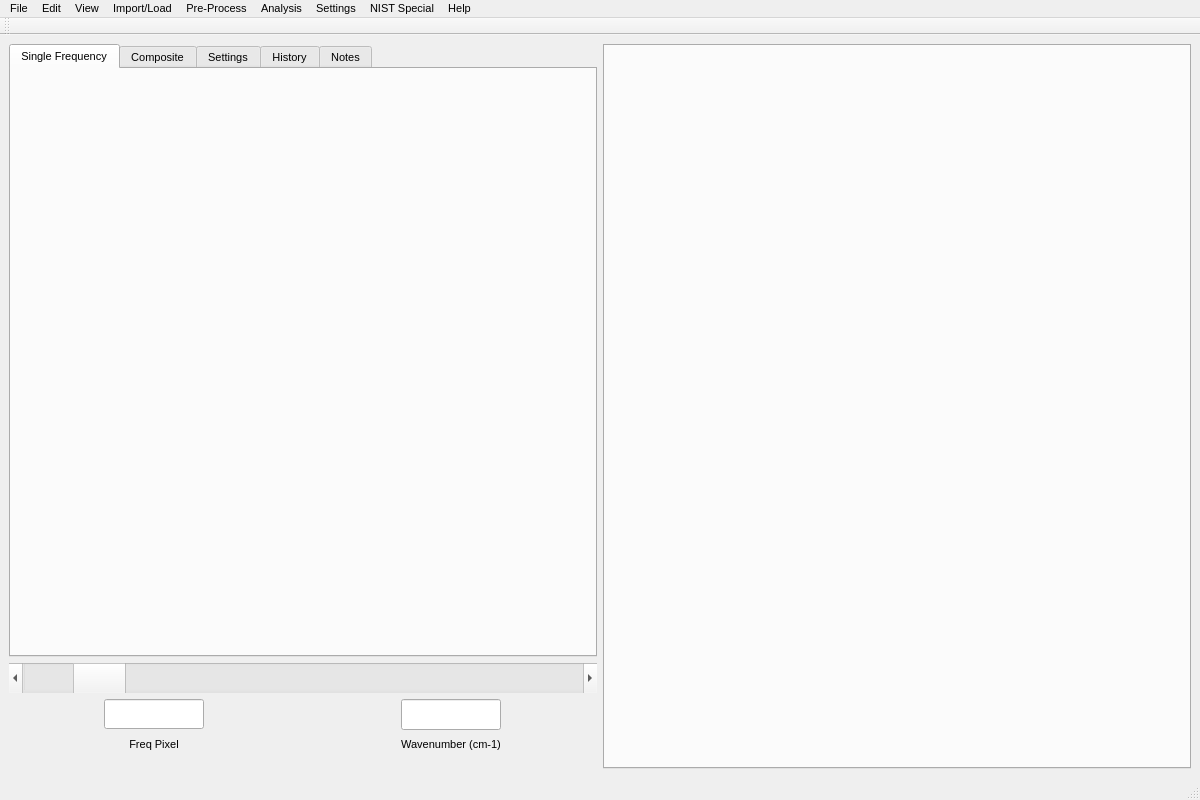
<?xml version="1.0" encoding="UTF-8"?>
<ui version="4.0">
 <class>MainWindow</class>
 <widget class="QMainWindow" name="MainWindow">
  <property name="geometry">
   <rect>
    <x>0</x>
    <y>0</y>
    <width>1200</width>
    <height>800</height>
   </rect>
  </property>
  <property name="palette">
   <palette>
    <active>
     <colorrole role="Base">
      <brush brushstyle="SolidPattern">
       <color alpha="255">
        <red>240</red>
        <green>240</green>
        <blue>240</blue>
       </color>
      </brush>
     </colorrole>
    </active>
    <inactive>
     <colorrole role="Base">
      <brush brushstyle="SolidPattern">
       <color alpha="255">
        <red>255</red>
        <green>255</green>
        <blue>255</blue>
       </color>
      </brush>
     </colorrole>
    </inactive>
    <disabled>
     <colorrole role="Base">
      <brush brushstyle="SolidPattern">
       <color alpha="255">
        <red>240</red>
        <green>240</green>
        <blue>240</blue>
       </color>
      </brush>
     </colorrole>
    </disabled>
   </palette>
  </property>
  <property name="font">
   <font>
    <family>Arial</family>
    <pointsize>8</pointsize>
    <weight>50</weight>
    <italic>false</italic>
    <bold>false</bold>
   </font>
  </property>
  <property name="windowTitle">
   <string>CRIkit2</string>
  </property>
  <property name="autoFillBackground">
   <bool>false</bool>
  </property>
  <property name="styleSheet">
   <string notr="true">font: 8pt &quot;Arial&quot;;</string>
  </property>
  <property name="dockOptions">
   <set>QMainWindow::AllowTabbedDocks|QMainWindow::AnimatedDocks</set>
  </property>
  <widget class="QWidget" name="centralwidget">
   <layout class="QGridLayout" name="gridLayout_7">
    <item row="0" column="1">
     <widget class="QTabWidget" name="tabColors">
      <property name="enabled">
       <bool>true</bool>
      </property>
      <property name="styleSheet">
       <string notr="true"/>
      </property>
      <property name="currentIndex">
       <number>-1</number>
      </property>
     </widget>
    </item>
    <item row="0" column="0">
     <layout class="QVBoxLayout" name="verticalLayout_3">
      <property name="sizeConstraint">
       <enum>QLayout::SetNoConstraint</enum>
      </property>
      <property name="bottomMargin">
       <number>10</number>
      </property>
      <item>
       <widget class="QTabWidget" name="tabMain">
        <property name="currentIndex">
         <number>0</number>
        </property>
        <widget class="QWidget" name="tab">
         <attribute name="title">
          <string>Single Frequency</string>
         </attribute>
         <layout class="QGridLayout" name="gridLayout_3">
          <item row="0" column="0">
           <layout class="QVBoxLayout" name="sweeperVL">
            <property name="spacing">
             <number>0</number>
            </property>
            <property name="sizeConstraint">
             <enum>QLayout::SetDefaultConstraint</enum>
            </property>
            <property name="topMargin">
             <number>10</number>
            </property>
            <property name="bottomMargin">
             <number>0</number>
            </property>
           </layout>
          </item>
         </layout>
        </widget>
        <widget class="QWidget" name="tabCompositeLarge">
         <attribute name="title">
          <string>Composite</string>
         </attribute>
         <layout class="QGridLayout" name="gridLayout_4">
          <item row="0" column="0">
           <layout class="QVBoxLayout" name="sweeperVL_2">
            <property name="spacing">
             <number>0</number>
            </property>
            <property name="sizeConstraint">
             <enum>QLayout::SetDefaultConstraint</enum>
            </property>
            <property name="topMargin">
             <number>10</number>
            </property>
            <property name="bottomMargin">
             <number>0</number>
            </property>
           </layout>
          </item>
         </layout>
        </widget>
        <widget class="QWidget" name="tabSettings">
         <attribute name="title">
          <string>Settings</string>
         </attribute>
         <layout class="QGridLayout" name="gridLayout_6">
          <item row="0" column="0">
           <layout class="QGridLayout" name="gridLayout_5"/>
          </item>
         </layout>
        </widget>
        <widget class="QWidget" name="tabHistory">
         <attribute name="title">
          <string>History</string>
         </attribute>
         <layout class="QVBoxLayout" name="verticalLayout_4">
          <item>
           <widget class="QTableWidget" name="tableWidgetHistory">
            <property name="editTriggers">
             <set>QAbstractItemView::NoEditTriggers</set>
            </property>
            <property name="rowCount">
             <number>0</number>
            </property>
            <property name="columnCount">
             <number>2</number>
            </property>
            <attribute name="horizontalHeaderCascadingSectionResizes">
             <bool>false</bool>
            </attribute>
            <attribute name="horizontalHeaderDefaultSectionSize">
             <number>200</number>
            </attribute>
            <attribute name="horizontalHeaderStretchLastSection">
             <bool>true</bool>
            </attribute>
            <attribute name="verticalHeaderVisible">
             <bool>false</bool>
            </attribute>
            <attribute name="verticalHeaderCascadingSectionResizes">
             <bool>false</bool>
            </attribute>
            <attribute name="verticalHeaderDefaultSectionSize">
             <number>37</number>
            </attribute>
            <column>
             <property name="text">
              <string>Process Attributes</string>
             </property>
            </column>
            <column>
             <property name="text">
              <string>Value</string>
             </property>
            </column>
           </widget>
          </item>
         </layout>
        </widget>
        <widget class="QWidget" name="tabNotes">
         <attribute name="title">
          <string>Notes</string>
         </attribute>
         <layout class="QGridLayout" name="gridLayout_2">
          <item row="0" column="0">
           <layout class="QGridLayout" name="gridLayout">
            <item row="0" column="0">
             <widget class="QPlainTextEdit" name="plainTextEdit">
              <property name="plainText">
               <string>This is where you enter notes....

This will be saved to the processed file.</string>
              </property>
             </widget>
            </item>
           </layout>
          </item>
         </layout>
        </widget>
       </widget>
      </item>
      <item>
       <widget class="QScrollBar" name="freqSlider">
        <property name="minimumSize">
         <size>
          <width>400</width>
          <height>30</height>
         </size>
        </property>
        <property name="value">
         <number>10</number>
        </property>
        <property name="orientation">
         <enum>Qt::Horizontal</enum>
        </property>
       </widget>
      </item>
      <item>
       <layout class="QHBoxLayout" name="horizontalLayout">
        <item>
         <layout class="QVBoxLayout" name="verticalLayout">
          <property name="spacing">
           <number>0</number>
          </property>
          <property name="sizeConstraint">
           <enum>QLayout::SetNoConstraint</enum>
          </property>
          <item alignment="Qt::AlignHCenter|Qt::AlignVCenter">
           <widget class="QLineEdit" name="lineEditPix">
            <property name="sizePolicy">
             <sizepolicy hsizetype="Fixed" vsizetype="Fixed">
              <horstretch>0</horstretch>
              <verstretch>0</verstretch>
             </sizepolicy>
            </property>
            <property name="minimumSize">
             <size>
              <width>100</width>
              <height>30</height>
             </size>
            </property>
            <property name="maximumSize">
             <size>
              <width>100</width>
              <height>200</height>
             </size>
            </property>
            <property name="styleSheet">
             <string notr="true">font: 14pt &quot;Arial&quot;;</string>
            </property>
           </widget>
          </item>
          <item alignment="Qt::AlignHCenter|Qt::AlignVCenter">
           <widget class="QLabel" name="labelFreqPixel">
            <property name="sizePolicy">
             <sizepolicy hsizetype="Preferred" vsizetype="Maximum">
              <horstretch>0</horstretch>
              <verstretch>0</verstretch>
             </sizepolicy>
            </property>
            <property name="minimumSize">
             <size>
              <width>10</width>
              <height>30</height>
             </size>
            </property>
            <property name="maximumSize">
             <size>
              <width>100</width>
              <height>20</height>
             </size>
            </property>
            <property name="text">
             <string>Freq Pixel</string>
            </property>
            <property name="textFormat">
             <enum>Qt::AutoText</enum>
            </property>
            <property name="alignment">
             <set>Qt::AlignCenter</set>
            </property>
            <property name="margin">
             <number>0</number>
            </property>
           </widget>
          </item>
         </layout>
        </item>
        <item>
         <layout class="QVBoxLayout" name="verticalLayout_2">
          <property name="spacing">
           <number>0</number>
          </property>
          <item alignment="Qt::AlignHCenter|Qt::AlignBottom">
           <widget class="QLineEdit" name="lineEditFreq">
            <property name="sizePolicy">
             <sizepolicy hsizetype="Fixed" vsizetype="Fixed">
              <horstretch>0</horstretch>
              <verstretch>0</verstretch>
             </sizepolicy>
            </property>
            <property name="minimumSize">
             <size>
              <width>100</width>
              <height>30</height>
             </size>
            </property>
            <property name="maximumSize">
             <size>
              <width>100</width>
              <height>16777215</height>
             </size>
            </property>
            <property name="font">
             <font>
              <family>Arial</family>
              <pointsize>14</pointsize>
              <weight>50</weight>
              <italic>false</italic>
              <bold>false</bold>
             </font>
            </property>
            <property name="styleSheet">
             <string notr="true">font: 14pt &quot;Arial&quot;;</string>
            </property>
           </widget>
          </item>
          <item alignment="Qt::AlignHCenter|Qt::AlignVCenter">
           <widget class="QLabel" name="labelWavenumber">
            <property name="sizePolicy">
             <sizepolicy hsizetype="Preferred" vsizetype="Maximum">
              <horstretch>0</horstretch>
              <verstretch>0</verstretch>
             </sizepolicy>
            </property>
            <property name="minimumSize">
             <size>
              <width>120</width>
              <height>20</height>
             </size>
            </property>
            <property name="maximumSize">
             <size>
              <width>1000</width>
              <height>20</height>
             </size>
            </property>
            <property name="text">
             <string>Wavenumber (cm-1)</string>
            </property>
            <property name="textFormat">
             <enum>Qt::AutoText</enum>
            </property>
            <property name="alignment">
             <set>Qt::AlignCenter</set>
            </property>
            <property name="margin">
             <number>0</number>
            </property>
           </widget>
          </item>
         </layout>
        </item>
       </layout>
      </item>
     </layout>
    </item>
   </layout>
  </widget>
  <widget class="QMenuBar" name="menubar">
   <property name="geometry">
    <rect>
     <x>0</x>
     <y>0</y>
     <width>1200</width>
     <height>17</height>
    </rect>
   </property>
   <widget class="QMenu" name="menuFile">
    <property name="title">
     <string>File</string>
    </property>
    <addaction name="actionOpenHDFNIST"/>
    <addaction name="actionOpenDLMNIST"/>
    <addaction name="actionSave"/>
    <addaction name="separator"/>
    <addaction name="actionOpenHDFNISTOOC"/>
    <addaction name="separator"/>
    <addaction name="actionCreateMosaic"/>
    <addaction name="separator"/>
    <addaction name="actionSettings"/>
   </widget>
   <widget class="QMenu" name="menuImport">
    <property name="title">
     <string>Import/Load</string>
    </property>
    <widget class="QMenu" name="menuPiece_wise_NRB">
     <property name="enabled">
      <bool>true</bool>
     </property>
     <property name="title">
      <string>Piecewise NRB</string>
     </property>
     <addaction name="actionMergeNRBs"/>
     <addaction name="separator"/>
     <addaction name="actionLoad_NRB_Left_Side"/>
     <addaction name="actionNRB_from_ROI_Left_Side"/>
     <addaction name="separator"/>
     <addaction name="actionLoad_NRB_Right_Side"/>
     <addaction name="actionNRB_from_ROI_Right_Side"/>
    </widget>
    <addaction name="actionLoadDark"/>
    <addaction name="actionLoadNRB"/>
    <addaction name="separator"/>
    <addaction name="actionLoadDarkDLM"/>
    <addaction name="actionLoadNRBDLM"/>
    <addaction name="separator"/>
    <addaction name="actionNRB_from_ROI"/>
    <addaction name="actionAppend_NRB_from_ROI"/>
    <addaction name="separator"/>
    <addaction name="menuPiece_wise_NRB"/>
   </widget>
   <widget class="QMenu" name="menuPre_Process">
    <property name="title">
     <string>Pre-Process</string>
    </property>
    <widget class="QMenu" name="menuVariance_Stabilize">
     <property name="enabled">
      <bool>false</bool>
     </property>
     <property name="title">
      <string>Standardize</string>
     </property>
     <addaction name="actionCalcAnscParams"/>
     <addaction name="separator"/>
     <addaction name="actionAnscombe"/>
     <addaction name="separator"/>
     <addaction name="actionInverseAnscombe"/>
    </widget>
    <widget class="QMenu" name="menuCoherent_Raman_Imaging">
     <property name="enabled">
      <bool>false</bool>
     </property>
     <property name="title">
      <string>Coherent Raman Imaging</string>
     </property>
     <addaction name="actionDeNoiseNRB"/>
     <addaction name="actionKramersKronig"/>
     <addaction name="actionKKSpeedTest"/>
     <addaction name="actionPhaseErrorCorrection"/>
     <addaction name="actionScaleErrorCorrection"/>
    </widget>
    <addaction name="actionDeNoiseDark"/>
    <addaction name="actionDarkSubtract"/>
    <addaction name="actionResidualSubtract"/>
    <addaction name="menuVariance_Stabilize"/>
    <addaction name="actionDeNoise"/>
    <addaction name="actionAmpErrorCorrection"/>
    <addaction name="separator"/>
    <addaction name="actionSimpleOutlierRemoval"/>
    <addaction name="separator"/>
    <addaction name="actionSubtractROI"/>
    <addaction name="separator"/>
    <addaction name="separator"/>
    <addaction name="menuCoherent_Raman_Imaging"/>
   </widget>
   <widget class="QMenu" name="menuEdit">
    <property name="title">
     <string>Edit</string>
    </property>
    <addaction name="actionUndo"/>
    <addaction name="actionZeroFirstColumn"/>
    <addaction name="actionZeroFirstRow"/>
    <addaction name="actionZeroLastColumn"/>
    <addaction name="actionZeroLastRow"/>
    <addaction name="actionFreqWindow"/>
    <addaction name="actionCalibrate"/>
    <addaction name="actionResetCalibration"/>
   </widget>
   <widget class="QMenu" name="menuAnalysis">
    <property name="title">
     <string>Analysis</string>
    </property>
    <addaction name="actionAnalysisToolkit"/>
   </widget>
   <widget class="QMenu" name="menuView">
    <property name="title">
     <string>View</string>
    </property>
    <widget class="QMenu" name="menuToolbar">
     <property name="title">
      <string>Toolbar</string>
     </property>
    </widget>
    <addaction name="menuToolbar"/>
    <addaction name="separator"/>
    <addaction name="actionShowPlotter"/>
    <addaction name="actionShowOverlays"/>
    <addaction name="actionShowOverlayLegend"/>
    <addaction name="separator"/>
    <addaction name="actionPointSpectrum"/>
    <addaction name="actionROISpectrum"/>
    <addaction name="separator"/>
    <addaction name="actionSetPreviewROI"/>
    <addaction name="actionDeletePreviewROI"/>
    <addaction name="actionShowPreviewROI"/>
    <addaction name="actionShowPreviewROILegend"/>
    <addaction name="separator"/>
    <addaction name="actionDarkSpectrum"/>
    <addaction name="actionNRBSpectrum"/>
    <addaction name="actionLeftSideNRBSpect"/>
    <addaction name="actionRightSideNRBSpect"/>
   </widget>
   <widget class="QMenu" name="menuSettings">
    <property name="title">
     <string>Settings</string>
    </property>
    <addaction name="actionUndo_Backup_Enabled"/>
    <addaction name="actionUsePreviewROI"/>
    <addaction name="actionUseImagData"/>
   </widget>
   <widget class="QMenu" name="menuHelp">
    <property name="title">
     <string>Help</string>
    </property>
    <addaction name="actionHelpManual"/>
    <addaction name="separator"/>
    <addaction name="actionRamanPhantom"/>
    <addaction name="actionBCARSPhantom"/>
   </widget>
   <widget class="QMenu" name="menuNIST_Special">
    <property name="title">
     <string>NIST Special</string>
    </property>
    <addaction name="actionEstCalibration"/>
    <addaction name="actionDeMosaicRGBImages"/>
   </widget>
   <addaction name="menuFile"/>
   <addaction name="menuEdit"/>
   <addaction name="menuView"/>
   <addaction name="menuImport"/>
   <addaction name="menuPre_Process"/>
   <addaction name="menuAnalysis"/>
   <addaction name="menuSettings"/>
   <addaction name="menuNIST_Special"/>
   <addaction name="menuHelp"/>
  </widget>
  <widget class="QStatusBar" name="statusbar"/>
  <widget class="QToolBar" name="toolBar">
   <property name="enabled">
    <bool>true</bool>
   </property>
   <property name="maximumSize">
    <size>
     <width>16777215</width>
     <height>49</height>
    </size>
   </property>
   <property name="font">
    <font>
     <family>Arial</family>
     <pointsize>8</pointsize>
     <weight>50</weight>
     <italic>false</italic>
     <bold>false</bold>
    </font>
   </property>
   <property name="windowTitle">
    <string>toolBar</string>
   </property>
   <property name="iconSize">
    <size>
     <width>20</width>
     <height>20</height>
    </size>
   </property>
   <property name="toolButtonStyle">
    <enum>Qt::ToolButtonTextUnderIcon</enum>
   </property>
   <attribute name="toolBarArea">
    <enum>TopToolBarArea</enum>
   </attribute>
   <attribute name="toolBarBreak">
    <bool>false</bool>
   </attribute>
  </widget>
  <action name="actionOpenHDFNIST">
   <property name="checked">
    <bool>false</bool>
   </property>
   <property name="enabled">
    <bool>true</bool>
   </property>
   <property name="icon">
    <iconset resource="../icons_all.qrc">
     <normaloff>:/icons/open-iconic-master/png/envelope-open-4x.png</normaloff>:/icons/open-iconic-master/png/envelope-open-4x.png</iconset>
   </property>
   <property name="text">
    <string>Open HDF (NIST)...</string>
   </property>
   <property name="shortcut">
    <string>Ctrl+O</string>
   </property>
  </action>
  <action name="actionLoadDark">
   <property name="enabled">
    <bool>false</bool>
   </property>
   <property name="icon">
    <iconset resource="../icons_all.qrc">
     <normaloff>:/icons/open-iconic-master/png/account-login-4x.png</normaloff>:/icons/open-iconic-master/png/account-login-4x.png</iconset>
   </property>
   <property name="text">
    <string>Load Dark (HDF)</string>
   </property>
  </action>
  <action name="actionLoadNRB">
   <property name="enabled">
    <bool>false</bool>
   </property>
   <property name="icon">
    <iconset resource="../icons_all.qrc">
     <normaloff>:/icons/open-iconic-master/png/account-login-4x.png</normaloff>:/icons/open-iconic-master/png/account-login-4x.png</iconset>
   </property>
   <property name="text">
    <string>Load NRB (HDF)</string>
   </property>
  </action>
  <action name="actionSave">
   <property name="enabled">
    <bool>false</bool>
   </property>
   <property name="icon">
    <iconset resource="../icons_all.qrc">
     <normaloff>:/icons/open-iconic-master/png/envelope-closed-4x.png</normaloff>:/icons/open-iconic-master/png/envelope-closed-4x.png</iconset>
   </property>
   <property name="text">
    <string>Save...</string>
   </property>
   <property name="shortcut">
    <string>Ctrl+S</string>
   </property>
  </action>
  <action name="actionSettings">
   <property name="icon">
    <iconset resource="../icons_all.qrc">
     <normaloff>:/icons/open-iconic-master/png/cog-4x.png</normaloff>:/icons/open-iconic-master/png/cog-4x.png</iconset>
   </property>
   <property name="text">
    <string>Settings...</string>
   </property>
  </action>
  <action name="actionDarkSubtract">
   <property name="enabled">
    <bool>false</bool>
   </property>
   <property name="icon">
    <iconset resource="../icons_all.qrc">
     <normaloff>:/icons/open-iconic-master/png/arrow-thick-bottom-4x.png</normaloff>:/icons/open-iconic-master/png/arrow-thick-bottom-4x.png</iconset>
   </property>
   <property name="text">
    <string>Dark Sub...</string>
   </property>
   <property name="toolTip">
    <string>Dark Subtraction</string>
   </property>
  </action>
  <action name="actionKramersKronig">
   <property name="enabled">
    <bool>false</bool>
   </property>
   <property name="icon">
    <iconset resource="../icons_all.qrc">
     <normaloff>:/icons/open-iconic-master/png/audio-spectrum-4x.png</normaloff>:/icons/open-iconic-master/png/audio-spectrum-4x.png</iconset>
   </property>
   <property name="text">
    <string>KK</string>
   </property>
   <property name="toolTip">
    <string>Kramers-Kronig Relation</string>
   </property>
  </action>
  <action name="actionPhaseErrorCorrection">
   <property name="enabled">
    <bool>false</bool>
   </property>
   <property name="icon">
    <iconset resource="../icons_all.qrc">
     <normaloff>:/icons/open-iconic-master/png/bug-4x.png</normaloff>:/icons/open-iconic-master/png/bug-4x.png</iconset>
   </property>
   <property name="text">
    <string>Phase Err...</string>
   </property>
   <property name="toolTip">
    <string>Phase Error Correction</string>
   </property>
  </action>
  <action name="actionUndo">
   <property name="enabled">
    <bool>false</bool>
   </property>
   <property name="icon">
    <iconset resource="../icons_all.qrc">
     <normaloff>:/icons/open-iconic-master/png/action-undo-4x.png</normaloff>:/icons/open-iconic-master/png/action-undo-4x.png</iconset>
   </property>
   <property name="text">
    <string>Undo</string>
   </property>
  </action>
  <action name="actionDeNoise">
   <property name="enabled">
    <bool>false</bool>
   </property>
   <property name="icon">
    <iconset resource="../icons_all.qrc">
     <normaloff>:/icons/open-iconic-master/png/dial-4x.png</normaloff>:/icons/open-iconic-master/png/dial-4x.png</iconset>
   </property>
   <property name="text">
    <string>De-Noise</string>
   </property>
  </action>
  <action name="actionAnalysisToolkit">
   <property name="enabled">
    <bool>false</bool>
   </property>
   <property name="icon">
    <iconset resource="../icons_all.qrc">
     <normaloff>:/icons/open-iconic-master/png/bar-chart-4x.png</normaloff>:/icons/open-iconic-master/png/bar-chart-4x.png</iconset>
   </property>
   <property name="text">
    <string>Analysis Toolkit</string>
   </property>
  </action>
  <action name="actionZeroFirstColumn">
   <property name="enabled">
    <bool>false</bool>
   </property>
   <property name="icon">
    <iconset resource="../icons_all.qrc">
     <normaloff>:/icons/open-iconic-master/png/crop-4x.png</normaloff>:/icons/open-iconic-master/png/crop-4x.png</iconset>
   </property>
   <property name="text">
    <string>Zero 1st Column</string>
   </property>
  </action>
  <action name="actionPointSpectrum">
   <property name="enabled">
    <bool>false</bool>
   </property>
   <property name="icon">
    <iconset resource="../icons_all.qrc">
     <normaloff>:/icons/open-iconic-master/png/map-marker-4x.png</normaloff>:/icons/open-iconic-master/png/map-marker-4x.png</iconset>
   </property>
   <property name="text">
    <string>Pt Spect</string>
   </property>
   <property name="toolTip">
    <string>Single Point Spectrum</string>
   </property>
  </action>
  <action name="actionROISpectrum">
   <property name="enabled">
    <bool>false</bool>
   </property>
   <property name="icon">
    <iconset resource="../icons_all.qrc">
     <normaloff>:/icons/open-iconic-master/png/map-4x.png</normaloff>:/icons/open-iconic-master/png/map-4x.png</iconset>
   </property>
   <property name="text">
    <string>ROI Spect</string>
   </property>
   <property name="toolTip">
    <string>ROI Spectrum</string>
   </property>
  </action>
  <action name="actionDarkSpectrum">
   <property name="enabled">
    <bool>false</bool>
   </property>
   <property name="text">
    <string>Dark Spect</string>
   </property>
   <property name="toolTip">
    <string>Dark Spectrum</string>
   </property>
  </action>
  <action name="actionNRBSpectrum">
   <property name="enabled">
    <bool>false</bool>
   </property>
   <property name="text">
    <string>NRB Spect</string>
   </property>
   <property name="toolTip">
    <string>NRB Spectrum</string>
   </property>
  </action>
  <action name="actionFreqWindow">
   <property name="enabled">
    <bool>false</bool>
   </property>
   <property name="icon">
    <iconset resource="../icons_all.qrc">
     <normaloff>:/icons/open-iconic-master/png/resize-width-4x.png</normaloff>:/icons/open-iconic-master/png/resize-width-4x.png</iconset>
   </property>
   <property name="text">
    <string>Freq Window</string>
   </property>
   <property name="toolTip">
    <string>Set Frequency Window</string>
   </property>
  </action>
  <action name="actionCalibrate">
   <property name="enabled">
    <bool>false</bool>
   </property>
   <property name="icon">
    <iconset>
     <normalon>:/icons/open-iconic-master/png/check-4x.png</normalon>
    </iconset>
   </property>
   <property name="text">
    <string>Calibrate</string>
   </property>
  </action>
  <action name="actionNRB_from_ROI">
   <property name="enabled">
    <bool>false</bool>
   </property>
   <property name="icon">
    <iconset resource="../icons_all.qrc">
     <normaloff>:/icons/open-iconic-master/png/globe-4x.png</normaloff>:/icons/open-iconic-master/png/globe-4x.png</iconset>
   </property>
   <property name="text">
    <string>NRB from ROI</string>
   </property>
  </action>
  <action name="actionAppend_NRB_from_ROI">
   <property name="enabled">
    <bool>false</bool>
   </property>
   <property name="icon">
    <iconset resource="../icons_all.qrc">
     <normaloff>:/icons/open-iconic-master/png/paperclip-4x.png</normaloff>:/icons/open-iconic-master/png/paperclip-4x.png</iconset>
   </property>
   <property name="text">
    <string>Append NRB from ROI</string>
   </property>
  </action>
  <action name="actionSubtractROI">
   <property name="enabled">
    <bool>false</bool>
   </property>
   <property name="icon">
    <iconset resource="../icons_all.qrc">
     <normaloff>:/icons/open-iconic-master/png/collapse-down-4x.png</normaloff>:/icons/open-iconic-master/png/collapse-down-4x.png</iconset>
   </property>
   <property name="text">
    <string>Sub ROI</string>
   </property>
   <property name="toolTip">
    <string>Subtract ROI Spectrum</string>
   </property>
  </action>
  <action name="actionShowPlotter">
   <property name="text">
    <string>Show Plotter</string>
   </property>
  </action>
  <action name="actionKKSpeedTest">
   <property name="enabled">
    <bool>false</bool>
   </property>
   <property name="text">
    <string>Kramers-Kronig Speed Test</string>
   </property>
  </action>
  <action name="actionSimpleOutlierRemoval">
   <property name="enabled">
    <bool>false</bool>
   </property>
   <property name="text">
    <string>Simple Outlier Removal</string>
   </property>
  </action>
  <action name="actionResetCalibration">
   <property name="enabled">
    <bool>false</bool>
   </property>
   <property name="icon">
    <iconset resource="../icons_all.qrc">
     <normaloff>:/icons/open-iconic-master/png/x-2x.png</normaloff>:/icons/open-iconic-master/png/x-2x.png</iconset>
   </property>
   <property name="text">
    <string>Reset Calibration</string>
   </property>
  </action>
  <action name="actionZeroFirstRow">
   <property name="enabled">
    <bool>false</bool>
   </property>
   <property name="icon">
    <iconset resource="../icons_all.qrc">
     <normaloff>:/icons/open-iconic-master/png/crop-4x.png</normaloff>:/icons/open-iconic-master/png/crop-4x.png</iconset>
   </property>
   <property name="text">
    <string>Zero 1st Row</string>
   </property>
  </action>
  <action name="actionZeroLastColumn">
   <property name="enabled">
    <bool>false</bool>
   </property>
   <property name="icon">
    <iconset resource="../icons_all.qrc">
     <normaloff>:/icons/open-iconic-master/png/crop-4x.png</normaloff>:/icons/open-iconic-master/png/crop-4x.png</iconset>
   </property>
   <property name="text">
    <string>Zero Last Column</string>
   </property>
  </action>
  <action name="actionZeroLastRow">
   <property name="enabled">
    <bool>false</bool>
   </property>
   <property name="icon">
    <iconset resource="../icons_all.qrc">
     <normaloff>:/icons/open-iconic-master/png/crop-4x.png</normaloff>:/icons/open-iconic-master/png/crop-4x.png</iconset>
   </property>
   <property name="text">
    <string>Zero Last Row</string>
   </property>
  </action>
  <action name="actionAnscombe">
   <property name="enabled">
    <bool>false</bool>
   </property>
   <property name="icon">
    <iconset resource="../icons_all.qrc">
     <normaloff>:/icons/open-iconic-master/png/vertical-align-center-4x.png</normaloff>:/icons/open-iconic-master/png/vertical-align-center-4x.png</iconset>
   </property>
   <property name="text">
    <string>Anscombe</string>
   </property>
  </action>
  <action name="actionInverseAnscombe">
   <property name="enabled">
    <bool>false</bool>
   </property>
   <property name="icon">
    <iconset resource="../icons_all.qrc">
     <normaloff>:/icons/open-iconic-master/png/vertical-align-bottom-4x.png</normaloff>:/icons/open-iconic-master/png/vertical-align-bottom-4x.png</iconset>
   </property>
   <property name="text">
    <string>Inv Anscombe</string>
   </property>
   <property name="toolTip">
    <string>Inverse Anscombe</string>
   </property>
  </action>
  <action name="actionScaleErrorCorrection">
   <property name="enabled">
    <bool>false</bool>
   </property>
   <property name="icon">
    <iconset resource="../icons_all.qrc">
     <normaloff>:/icons/open-iconic-master/png/bug-3x.png</normaloff>:/icons/open-iconic-master/png/bug-3x.png</iconset>
   </property>
   <property name="text">
    <string>Scale Err...</string>
   </property>
   <property name="toolTip">
    <string>Scale Error Correction</string>
   </property>
  </action>
  <action name="actionResidualSubtract">
   <property name="enabled">
    <bool>false</bool>
   </property>
   <property name="icon">
    <iconset resource="../icons_all.qrc">
     <normaloff>:/icons/open-iconic-master/png/data-transfer-download-4x.png</normaloff>:/icons/open-iconic-master/png/data-transfer-download-4x.png</iconset>
   </property>
   <property name="text">
    <string>Residual Sub</string>
   </property>
   <property name="toolTip">
    <string>Residual Background Subtraction</string>
   </property>
  </action>
  <action name="actionAmpErrorCorrection">
   <property name="enabled">
    <bool>false</bool>
   </property>
   <property name="icon">
    <iconset resource="../icons_all.qrc">
     <normaloff>:/icons/open-iconic-master/png/graph-3x.png</normaloff>:/icons/open-iconic-master/png/graph-3x.png</iconset>
   </property>
   <property name="text">
    <string>Baseline Sub</string>
   </property>
   <property name="toolTip">
    <string>Baseline Detrending</string>
   </property>
  </action>
  <action name="actionToolBarNIST2">
   <property name="checkable">
    <bool>true</bool>
   </property>
   <property name="checked">
    <bool>false</bool>
   </property>
   <property name="text">
    <string>NIST CRI Workflow</string>
   </property>
  </action>
  <action name="actionToolBarNone">
   <property name="checkable">
    <bool>true</bool>
   </property>
   <property name="text">
    <string>None</string>
   </property>
  </action>
  <action name="actionOpenDLMNIST">
   <property name="icon">
    <iconset resource="../icons_all.qrc">
     <normaloff>:/icons/open-iconic-master/png/envelope-open-4x.png</normaloff>:/icons/open-iconic-master/png/envelope-open-4x.png</iconset>
   </property>
   <property name="text">
    <string>Open DLM (NIST)</string>
   </property>
   <property name="toolTip">
    <string>Open Deliminated File (NIST)</string>
   </property>
  </action>
  <action name="actionLoadDarkDLM">
   <property name="enabled">
    <bool>false</bool>
   </property>
   <property name="icon">
    <iconset resource="../icons_all.qrc">
     <normaloff>:/icons/open-iconic-master/png/account-login-4x.png</normaloff>:/icons/open-iconic-master/png/account-login-4x.png</iconset>
   </property>
   <property name="text">
    <string>Load Dark (DLM)</string>
   </property>
   <property name="toolTip">
    <string>Load Dark (DLM)</string>
   </property>
  </action>
  <action name="actionLoadNRBDLM">
   <property name="enabled">
    <bool>false</bool>
   </property>
   <property name="icon">
    <iconset resource="../icons_all.qrc">
     <normaloff>:/icons/open-iconic-master/png/account-login-4x.png</normaloff>:/icons/open-iconic-master/png/account-login-4x.png</iconset>
   </property>
   <property name="text">
    <string>Load NRB (DLM)</string>
   </property>
   <property name="toolTip">
    <string>Load NRB (DLM)</string>
   </property>
  </action>
  <action name="actionToolBarNIST1">
   <property name="checkable">
    <bool>true</bool>
   </property>
   <property name="checked">
    <bool>false</bool>
   </property>
   <property name="text">
    <string>NIST CRI Workflow (BCARS1)</string>
   </property>
  </action>
  <action name="actionUndo_Backup_Enabled">
   <property name="checkable">
    <bool>true</bool>
   </property>
   <property name="checked">
    <bool>true</bool>
   </property>
   <property name="text">
    <string>Undo/Backup Enabled</string>
   </property>
  </action>
  <action name="actionLoad_NRB_Left_Side">
   <property name="enabled">
    <bool>false</bool>
   </property>
   <property name="icon">
    <iconset resource="../icons_all.qrc">
     <normaloff>:/icons/open-iconic-master/png/account-login-4x.png</normaloff>:/icons/open-iconic-master/png/account-login-4x.png</iconset>
   </property>
   <property name="text">
    <string>Load NRB (HDF; Left)</string>
   </property>
   <property name="toolTip">
    <string>Load NRB (HDF; Left)</string>
   </property>
  </action>
  <action name="actionLoad_NRB_Right_Side">
   <property name="enabled">
    <bool>false</bool>
   </property>
   <property name="icon">
    <iconset resource="../icons_all.qrc">
     <normaloff>:/icons/open-iconic-master/png/account-login-4x.png</normaloff>:/icons/open-iconic-master/png/account-login-4x.png</iconset>
   </property>
   <property name="text">
    <string>Load NRB (HDF; Right)</string>
   </property>
   <property name="toolTip">
    <string>Load NRB (HDF; Right)</string>
   </property>
  </action>
  <action name="actionNRB_from_ROI_Left_Side">
   <property name="enabled">
    <bool>false</bool>
   </property>
   <property name="icon">
    <iconset resource="../icons_all.qrc">
     <normaloff>:/icons/open-iconic-master/png/globe-4x.png</normaloff>:/icons/open-iconic-master/png/globe-4x.png</iconset>
   </property>
   <property name="text">
    <string>NRB from ROI (Left)</string>
   </property>
   <property name="toolTip">
    <string>NRB from ROI (Left)</string>
   </property>
  </action>
  <action name="actionNRB_from_ROI_Right_Side">
   <property name="enabled">
    <bool>false</bool>
   </property>
   <property name="icon">
    <iconset resource="../icons_all.qrc">
     <normaloff>:/icons/open-iconic-master/png/globe-4x.png</normaloff>:/icons/open-iconic-master/png/globe-4x.png</iconset>
   </property>
   <property name="text">
    <string>NRB from ROI (Right)</string>
   </property>
   <property name="toolTip">
    <string>NRB from ROI (Right)</string>
   </property>
  </action>
  <action name="actionMergeNRBs">
   <property name="enabled">
    <bool>false</bool>
   </property>
   <property name="icon">
    <iconset resource="../icons_all.qrc">
     <normaloff>:/icons/open-iconic-master/png/wrench-4x.png</normaloff>:/icons/open-iconic-master/png/wrench-4x.png</iconset>
   </property>
   <property name="text">
    <string>Merge NRBs</string>
   </property>
  </action>
  <action name="actionMerge_NRBs_KK_Preview">
   <property name="text">
    <string>Merge NRBs (KK Preview)</string>
   </property>
  </action>
  <action name="actionLeftSideNRBSpect">
   <property name="enabled">
    <bool>false</bool>
   </property>
   <property name="text">
    <string>Left-Side NRB Spect</string>
   </property>
  </action>
  <action name="actionRightSideNRBSpect">
   <property name="enabled">
    <bool>false</bool>
   </property>
   <property name="text">
    <string>Right-Side NRB Spec</string>
   </property>
  </action>
  <action name="actionDeNoiseNRB">
   <property name="enabled">
    <bool>false</bool>
   </property>
   <property name="text">
    <string>De-Noise NRB</string>
   </property>
  </action>
  <action name="actionDeNoiseDark">
   <property name="enabled">
    <bool>false</bool>
   </property>
   <property name="text">
    <string>De-Noise Dark</string>
   </property>
  </action>
  <action name="actionShowOverlays">
   <property name="checkable">
    <bool>true</bool>
   </property>
   <property name="checked">
    <bool>true</bool>
   </property>
   <property name="text">
    <string>Show ROI Overlays</string>
   </property>
  </action>
  <action name="actionShowOverlayLegend">
   <property name="checkable">
    <bool>true</bool>
   </property>
   <property name="text">
    <string>Show Overlay Legend</string>
   </property>
  </action>
  <action name="actionHelpManual">
   <property name="icon">
    <iconset resource="../icons_all.qrc">
     <normaloff>:/icons/open-iconic-master/png/question-mark-2x.png</normaloff>:/icons/open-iconic-master/png/question-mark-2x.png</iconset>
   </property>
   <property name="text">
    <string>Manual</string>
   </property>
   <property name="shortcut">
    <string>F1</string>
   </property>
  </action>
  <action name="actionRamanPhantom">
   <property name="icon">
    <iconset resource="../icons_all.qrc">
     <normaloff>:/icons/open-iconic-master/png/person-4x.png</normaloff>:/icons/open-iconic-master/png/person-4x.png</iconset>
   </property>
   <property name="text">
    <string>Raman Numerical Phantom</string>
   </property>
  </action>
  <action name="actionBCARSPhantom">
   <property name="icon">
    <iconset resource="../icons_all.qrc">
     <normaloff>:/icons/open-iconic-master/png/people-4x.png</normaloff>:/icons/open-iconic-master/png/people-4x.png</iconset>
   </property>
   <property name="text">
    <string>BCARS Numerical Phantom</string>
   </property>
  </action>
  <action name="actionUsePreviewROI">
   <property name="checkable">
    <bool>true</bool>
   </property>
   <property name="checked">
    <bool>true</bool>
   </property>
   <property name="text">
    <string>Use Preview ROI(s)</string>
   </property>
  </action>
  <action name="actionSetPreviewROI">
   <property name="enabled">
    <bool>false</bool>
   </property>
   <property name="text">
    <string>Set Preview ROI(s)</string>
   </property>
  </action>
  <action name="actionDeletePreviewROI">
   <property name="checkable">
    <bool>false</bool>
   </property>
   <property name="enabled">
    <bool>false</bool>
   </property>
   <property name="text">
    <string>Delete Preview ROI(s)</string>
   </property>
  </action>
  <action name="actionShowPreviewROI">
   <property name="checkable">
    <bool>true</bool>
   </property>
   <property name="text">
    <string>Show Preview ROI(s)</string>
   </property>
  </action>
  <action name="actionShowPreviewROILegend">
   <property name="checkable">
    <bool>true</bool>
   </property>
   <property name="text">
    <string>Show Preview ROI Legend</string>
   </property>
  </action>
  <action name="actionEstCalibration">
   <property name="enabled">
    <bool>false</bool>
   </property>
   <property name="icon">
    <iconset resource="../icons_all.qrc">
     <normaloff>:/icons/open-iconic-master/png/compass-4x.png</normaloff>:/icons/open-iconic-master/png/compass-4x.png</iconset>
   </property>
   <property name="text">
    <string>Est. Calibration</string>
   </property>
  </action>
  <action name="actionCreateMosaic">
   <property name="icon">
    <iconset>
     <normalon>:/icons/open-iconic-master/png/grid-three-up-4x.png</normalon>
    </iconset>
   </property>
   <property name="text">
    <string>Create Mosaic</string>
   </property>
  </action>
  <action name="actionUseImagData">
   <property name="checkable">
    <bool>true</bool>
   </property>
   <property name="checked">
    <bool>true</bool>
   </property>
   <property name="text">
    <string>Use Imaginary if Exists</string>
   </property>
  </action>
  <action name="actionOpenHDFNISTOOC">
   <property name="text">
    <string>Open HDF OOC (NIST)</string>
   </property>
  </action>
  <action name="actionCalcAnscParams">
   <property name="enabled">
    <bool>false</bool>
   </property>
   <property name="text">
    <string>Calculate Ansc. Parameters</string>
   </property>
  </action>
  <action name="actionDeMosaicRGBImages">
   <property name="enabled">
    <bool>false</bool>
   </property>
   <property name="text">
    <string>DeMosaic RGB Images</string>
   </property>
  </action>
 </widget>
 <resources>
  <include location="../icons_all.qrc"/>
 </resources>
 <connections/>
</ui>
